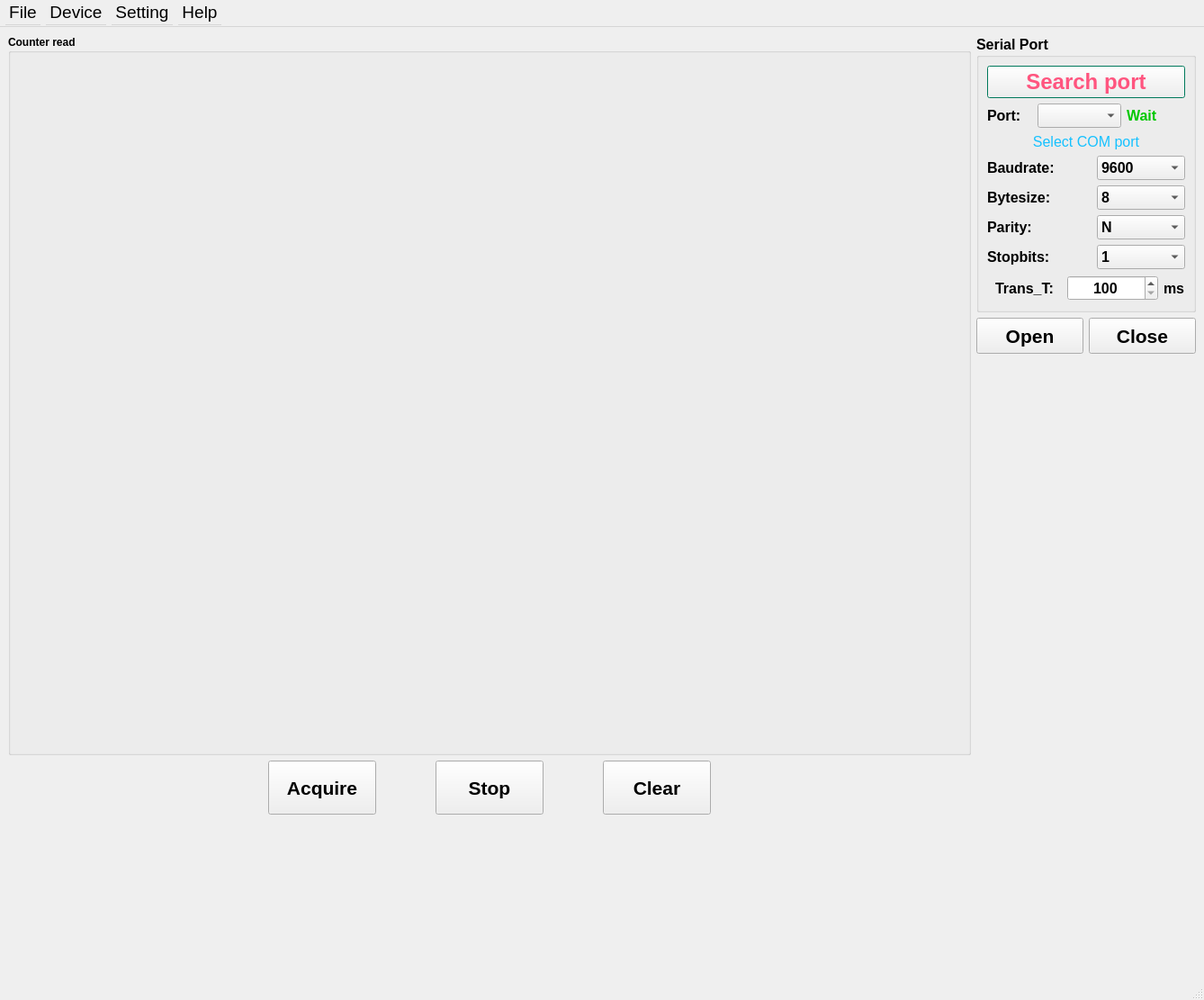
<?xml version="1.0" encoding="UTF-8"?>
<ui version="4.0">
 <class>MainWindow</class>
 <widget class="QMainWindow" name="MainWindow">
  <property name="geometry">
   <rect>
    <x>0</x>
    <y>0</y>
    <width>1338</width>
    <height>1111</height>
   </rect>
  </property>
  <property name="windowTitle">
   <string>MainWindow</string>
  </property>
  <widget class="QWidget" name="centralwidget">
   <layout class="QGridLayout" name="gridLayout_2">
    <item row="0" column="0">
     <layout class="QVBoxLayout" name="verticalLayout">
      <item>
       <widget class="QGroupBox" name="groupBox_2">
        <property name="sizePolicy">
         <sizepolicy hsizetype="Expanding" vsizetype="Fixed">
          <horstretch>0</horstretch>
          <verstretch>0</verstretch>
         </sizepolicy>
        </property>
        <property name="minimumSize">
         <size>
          <width>800</width>
          <height>800</height>
         </size>
        </property>
        <property name="font">
         <font>
          <family>Arial</family>
          <weight>75</weight>
          <bold>true</bold>
         </font>
        </property>
        <property name="title">
         <string>Counter read</string>
        </property>
       </widget>
      </item>
      <item>
       <layout class="QHBoxLayout" name="horizontalLayout_2">
        <item>
         <spacer name="horizontalSpacer_3">
          <property name="orientation">
           <enum>Qt::Horizontal</enum>
          </property>
          <property name="sizeHint" stdset="0">
           <size>
            <width>118</width>
            <height>20</height>
           </size>
          </property>
         </spacer>
        </item>
        <item>
         <layout class="QGridLayout" name="gridLayout">
          <item row="0" column="0">
           <widget class="QPushButton" name="pushButton">
            <property name="minimumSize">
             <size>
              <width>120</width>
              <height>60</height>
             </size>
            </property>
            <property name="font">
             <font>
              <family>Arial</family>
              <pointsize>16</pointsize>
              <weight>75</weight>
              <bold>true</bold>
             </font>
            </property>
            <property name="text">
             <string>Acquire</string>
            </property>
           </widget>
          </item>
          <item row="0" column="1">
           <spacer name="horizontalSpacer">
            <property name="orientation">
             <enum>Qt::Horizontal</enum>
            </property>
            <property name="sizeHint" stdset="0">
             <size>
              <width>60</width>
              <height>20</height>
             </size>
            </property>
           </spacer>
          </item>
          <item row="0" column="2">
           <widget class="QPushButton" name="pushButton_2">
            <property name="minimumSize">
             <size>
              <width>120</width>
              <height>60</height>
             </size>
            </property>
            <property name="font">
             <font>
              <family>Arial</family>
              <pointsize>16</pointsize>
              <weight>75</weight>
              <bold>true</bold>
             </font>
            </property>
            <property name="text">
             <string>Stop</string>
            </property>
           </widget>
          </item>
          <item row="0" column="3">
           <spacer name="horizontalSpacer_2">
            <property name="orientation">
             <enum>Qt::Horizontal</enum>
            </property>
            <property name="sizeHint" stdset="0">
             <size>
              <width>60</width>
              <height>20</height>
             </size>
            </property>
           </spacer>
          </item>
          <item row="0" column="4">
           <widget class="QPushButton" name="pushButton_3">
            <property name="minimumSize">
             <size>
              <width>120</width>
              <height>60</height>
             </size>
            </property>
            <property name="font">
             <font>
              <family>Arial</family>
              <pointsize>16</pointsize>
              <weight>75</weight>
              <bold>true</bold>
             </font>
            </property>
            <property name="text">
             <string>Clear</string>
            </property>
           </widget>
          </item>
         </layout>
        </item>
        <item>
         <spacer name="horizontalSpacer_4">
          <property name="orientation">
           <enum>Qt::Horizontal</enum>
          </property>
          <property name="sizeHint" stdset="0">
           <size>
            <width>168</width>
            <height>20</height>
           </size>
          </property>
         </spacer>
        </item>
       </layout>
      </item>
      <item>
       <spacer name="verticalSpacer">
        <property name="orientation">
         <enum>Qt::Vertical</enum>
        </property>
        <property name="sizeHint" stdset="0">
         <size>
          <width>20</width>
          <height>128</height>
         </size>
        </property>
       </spacer>
      </item>
     </layout>
    </item>
    <item row="0" column="1">
     <layout class="QGridLayout" name="gridLayout_6">
      <item row="1" column="0">
       <layout class="QHBoxLayout" name="horizontalLayout">
        <item>
         <widget class="QPushButton" name="open_port">
          <property name="minimumSize">
           <size>
            <width>100</width>
            <height>40</height>
           </size>
          </property>
          <property name="font">
           <font>
            <family>Arial</family>
            <pointsize>16</pointsize>
            <weight>75</weight>
            <bold>true</bold>
           </font>
          </property>
          <property name="text">
           <string>Open</string>
          </property>
         </widget>
        </item>
        <item>
         <widget class="QPushButton" name="close_port">
          <property name="minimumSize">
           <size>
            <width>100</width>
            <height>40</height>
           </size>
          </property>
          <property name="font">
           <font>
            <family>Arial</family>
            <pointsize>16</pointsize>
            <weight>75</weight>
            <bold>true</bold>
           </font>
          </property>
          <property name="text">
           <string>Close</string>
          </property>
         </widget>
        </item>
       </layout>
      </item>
      <item row="2" column="0">
       <spacer name="verticalSpacer_4">
        <property name="orientation">
         <enum>Qt::Vertical</enum>
        </property>
        <property name="sizeHint" stdset="0">
         <size>
          <width>20</width>
          <height>88</height>
         </size>
        </property>
       </spacer>
      </item>
      <item row="0" column="0">
       <widget class="QGroupBox" name="groupBox">
        <property name="sizePolicy">
         <sizepolicy hsizetype="Minimum" vsizetype="Preferred">
          <horstretch>0</horstretch>
          <verstretch>0</verstretch>
         </sizepolicy>
        </property>
        <property name="minimumSize">
         <size>
          <width>100</width>
          <height>300</height>
         </size>
        </property>
        <property name="font">
         <font>
          <family>Arial</family>
          <pointsize>12</pointsize>
          <weight>75</weight>
          <bold>true</bold>
         </font>
        </property>
        <property name="title">
         <string>Serial Port</string>
        </property>
        <layout class="QGridLayout" name="gridLayout_5">
         <item row="4" column="3" colspan="3">
          <widget class="QComboBox" name="bytesize">
           <item>
            <property name="text">
             <string>8</string>
            </property>
           </item>
           <item>
            <property name="text">
             <string>5</string>
            </property>
           </item>
           <item>
            <property name="text">
             <string>6</string>
            </property>
           </item>
           <item>
            <property name="text">
             <string>7</string>
            </property>
           </item>
          </widget>
         </item>
         <item row="0" column="0" colspan="6">
          <widget class="QPushButton" name="search_port">
           <property name="sizePolicy">
            <sizepolicy hsizetype="Preferred" vsizetype="Fixed">
             <horstretch>0</horstretch>
             <verstretch>0</verstretch>
            </sizepolicy>
           </property>
           <property name="minimumSize">
            <size>
             <width>200</width>
             <height>0</height>
            </size>
           </property>
           <property name="palette">
            <palette>
             <active>
              <colorrole role="ButtonText">
               <brush brushstyle="SolidPattern">
                <color alpha="255">
                 <red>255</red>
                 <green>85</green>
                 <blue>127</blue>
                </color>
               </brush>
              </colorrole>
              <colorrole role="Base">
               <brush brushstyle="SolidPattern">
                <color alpha="255">
                 <red>0</red>
                 <green>170</green>
                 <blue>255</blue>
                </color>
               </brush>
              </colorrole>
              <colorrole role="Window">
               <brush brushstyle="SolidPattern">
                <color alpha="255">
                 <red>0</red>
                 <green>170</green>
                 <blue>127</blue>
                </color>
               </brush>
              </colorrole>
              <colorrole role="PlaceholderText">
               <brush brushstyle="SolidPattern">
                <color alpha="128">
                 <red>255</red>
                 <green>85</green>
                 <blue>127</blue>
                </color>
               </brush>
              </colorrole>
             </active>
             <inactive>
              <colorrole role="ButtonText">
               <brush brushstyle="SolidPattern">
                <color alpha="255">
                 <red>255</red>
                 <green>85</green>
                 <blue>127</blue>
                </color>
               </brush>
              </colorrole>
              <colorrole role="Base">
               <brush brushstyle="SolidPattern">
                <color alpha="255">
                 <red>0</red>
                 <green>170</green>
                 <blue>255</blue>
                </color>
               </brush>
              </colorrole>
              <colorrole role="Window">
               <brush brushstyle="SolidPattern">
                <color alpha="255">
                 <red>0</red>
                 <green>170</green>
                 <blue>127</blue>
                </color>
               </brush>
              </colorrole>
              <colorrole role="PlaceholderText">
               <brush brushstyle="SolidPattern">
                <color alpha="128">
                 <red>255</red>
                 <green>85</green>
                 <blue>127</blue>
                </color>
               </brush>
              </colorrole>
             </inactive>
             <disabled>
              <colorrole role="ButtonText">
               <brush brushstyle="SolidPattern">
                <color alpha="255">
                 <red>170</red>
                 <green>255</green>
                 <blue>255</blue>
                </color>
               </brush>
              </colorrole>
              <colorrole role="Base">
               <brush brushstyle="SolidPattern">
                <color alpha="255">
                 <red>240</red>
                 <green>240</green>
                 <blue>240</blue>
                </color>
               </brush>
              </colorrole>
              <colorrole role="Window">
               <brush brushstyle="SolidPattern">
                <color alpha="255">
                 <red>0</red>
                 <green>170</green>
                 <blue>127</blue>
                </color>
               </brush>
              </colorrole>
              <colorrole role="PlaceholderText">
               <brush brushstyle="SolidPattern">
                <color alpha="128">
                 <red>0</red>
                 <green>0</green>
                 <blue>0</blue>
                </color>
               </brush>
              </colorrole>
             </disabled>
            </palette>
           </property>
           <property name="font">
            <font>
             <family>Arial</family>
             <pointsize>18</pointsize>
             <weight>75</weight>
             <bold>true</bold>
            </font>
           </property>
           <property name="text">
            <string>Search port</string>
           </property>
          </widget>
         </item>
         <item row="3" column="3" colspan="3">
          <widget class="QComboBox" name="baudrate">
           <item>
            <property name="text">
             <string>9600</string>
            </property>
           </item>
           <item>
            <property name="text">
             <string>2400</string>
            </property>
           </item>
           <item>
            <property name="text">
             <string>4800</string>
            </property>
           </item>
           <item>
            <property name="text">
             <string>14400</string>
            </property>
           </item>
           <item>
            <property name="text">
             <string>19200</string>
            </property>
           </item>
           <item>
            <property name="text">
             <string>38400</string>
            </property>
           </item>
           <item>
            <property name="text">
             <string>57600</string>
            </property>
           </item>
           <item>
            <property name="text">
             <string>76800</string>
            </property>
           </item>
           <item>
            <property name="text">
             <string>12800</string>
            </property>
           </item>
           <item>
            <property name="text">
             <string>115200</string>
            </property>
           </item>
          </widget>
         </item>
         <item row="7" column="5">
          <widget class="QLabel" name="label_8">
           <property name="text">
            <string>ms</string>
           </property>
          </widget>
         </item>
         <item row="4" column="0" colspan="2">
          <widget class="QLabel" name="label_3">
           <property name="text">
            <string>Bytesize:</string>
           </property>
          </widget>
         </item>
         <item row="1" column="0">
          <widget class="QLabel" name="label">
           <property name="sizePolicy">
            <sizepolicy hsizetype="Minimum" vsizetype="Fixed">
             <horstretch>0</horstretch>
             <verstretch>0</verstretch>
            </sizepolicy>
           </property>
           <property name="minimumSize">
            <size>
             <width>50</width>
             <height>0</height>
            </size>
           </property>
           <property name="text">
            <string>Port:</string>
           </property>
           <property name="alignment">
            <set>Qt::AlignLeading|Qt::AlignLeft|Qt::AlignVCenter</set>
           </property>
          </widget>
         </item>
         <item row="2" column="0" colspan="6">
          <widget class="QLabel" name="COM_info">
           <property name="sizePolicy">
            <sizepolicy hsizetype="Expanding" vsizetype="Preferred">
             <horstretch>0</horstretch>
             <verstretch>0</verstretch>
            </sizepolicy>
           </property>
           <property name="palette">
            <palette>
             <active>
              <colorrole role="WindowText">
               <brush brushstyle="SolidPattern">
                <color alpha="255">
                 <red>21</red>
                 <green>193</green>
                 <blue>255</blue>
                </color>
               </brush>
              </colorrole>
              <colorrole role="ButtonText">
               <brush brushstyle="SolidPattern">
                <color alpha="255">
                 <red>170</red>
                 <green>255</green>
                 <blue>255</blue>
                </color>
               </brush>
              </colorrole>
              <colorrole role="PlaceholderText">
               <brush brushstyle="SolidPattern">
                <color alpha="128">
                 <red>0</red>
                 <green>0</green>
                 <blue>0</blue>
                </color>
               </brush>
              </colorrole>
             </active>
             <inactive>
              <colorrole role="WindowText">
               <brush brushstyle="SolidPattern">
                <color alpha="255">
                 <red>21</red>
                 <green>193</green>
                 <blue>255</blue>
                </color>
               </brush>
              </colorrole>
              <colorrole role="ButtonText">
               <brush brushstyle="SolidPattern">
                <color alpha="255">
                 <red>170</red>
                 <green>255</green>
                 <blue>255</blue>
                </color>
               </brush>
              </colorrole>
              <colorrole role="PlaceholderText">
               <brush brushstyle="SolidPattern">
                <color alpha="128">
                 <red>0</red>
                 <green>0</green>
                 <blue>0</blue>
                </color>
               </brush>
              </colorrole>
             </inactive>
             <disabled>
              <colorrole role="WindowText">
               <brush brushstyle="SolidPattern">
                <color alpha="255">
                 <red>120</red>
                 <green>120</green>
                 <blue>120</blue>
                </color>
               </brush>
              </colorrole>
              <colorrole role="ButtonText">
               <brush brushstyle="SolidPattern">
                <color alpha="255">
                 <red>120</red>
                 <green>120</green>
                 <blue>120</blue>
                </color>
               </brush>
              </colorrole>
              <colorrole role="PlaceholderText">
               <brush brushstyle="SolidPattern">
                <color alpha="128">
                 <red>0</red>
                 <green>0</green>
                 <blue>0</blue>
                </color>
               </brush>
              </colorrole>
             </disabled>
            </palette>
           </property>
           <property name="font">
            <font>
             <family>Arial</family>
             <pointsize>12</pointsize>
             <weight>50</weight>
             <bold>false</bold>
            </font>
           </property>
           <property name="text">
            <string>Select COM port</string>
           </property>
           <property name="alignment">
            <set>Qt::AlignCenter</set>
           </property>
          </widget>
         </item>
         <item row="5" column="0">
          <widget class="QLabel" name="label_4">
           <property name="minimumSize">
            <size>
             <width>50</width>
             <height>0</height>
            </size>
           </property>
           <property name="text">
            <string>Parity:</string>
           </property>
          </widget>
         </item>
         <item row="1" column="1" colspan="3">
          <widget class="QComboBox" name="COM_port">
           <property name="sizePolicy">
            <sizepolicy hsizetype="Fixed" vsizetype="Fixed">
             <horstretch>0</horstretch>
             <verstretch>0</verstretch>
            </sizepolicy>
           </property>
           <property name="minimumSize">
            <size>
             <width>80</width>
             <height>0</height>
            </size>
           </property>
          </widget>
         </item>
         <item row="3" column="0" colspan="2">
          <widget class="QLabel" name="label_2">
           <property name="text">
            <string>Baudrate:</string>
           </property>
           <property name="alignment">
            <set>Qt::AlignLeading|Qt::AlignLeft|Qt::AlignVCenter</set>
           </property>
          </widget>
         </item>
         <item row="7" column="0" colspan="2">
          <widget class="QLabel" name="label_7">
           <property name="sizePolicy">
            <sizepolicy hsizetype="Minimum" vsizetype="Minimum">
             <horstretch>0</horstretch>
             <verstretch>0</verstretch>
            </sizepolicy>
           </property>
           <property name="minimumSize">
            <size>
             <width>30</width>
             <height>30</height>
            </size>
           </property>
           <property name="text">
            <string>Trans_T:</string>
           </property>
           <property name="alignment">
            <set>Qt::AlignCenter</set>
           </property>
          </widget>
         </item>
         <item row="6" column="3" colspan="3">
          <widget class="QComboBox" name="stopbits">
           <item>
            <property name="text">
             <string>1</string>
            </property>
           </item>
           <item>
            <property name="text">
             <string>1.5</string>
            </property>
           </item>
           <item>
            <property name="text">
             <string>2</string>
            </property>
           </item>
          </widget>
         </item>
         <item row="1" column="4">
          <widget class="QLabel" name="COM_status">
           <property name="palette">
            <palette>
             <active>
              <colorrole role="WindowText">
               <brush brushstyle="SolidPattern">
                <color alpha="255">
                 <red>0</red>
                 <green>200</green>
                 <blue>0</blue>
                </color>
               </brush>
              </colorrole>
              <colorrole role="Text">
               <brush brushstyle="SolidPattern">
                <color alpha="255">
                 <red>85</red>
                 <green>255</green>
                 <blue>0</blue>
                </color>
               </brush>
              </colorrole>
              <colorrole role="PlaceholderText">
               <brush brushstyle="SolidPattern">
                <color alpha="128">
                 <red>85</red>
                 <green>255</green>
                 <blue>0</blue>
                </color>
               </brush>
              </colorrole>
             </active>
             <inactive>
              <colorrole role="WindowText">
               <brush brushstyle="SolidPattern">
                <color alpha="255">
                 <red>0</red>
                 <green>200</green>
                 <blue>0</blue>
                </color>
               </brush>
              </colorrole>
              <colorrole role="Text">
               <brush brushstyle="SolidPattern">
                <color alpha="255">
                 <red>85</red>
                 <green>255</green>
                 <blue>0</blue>
                </color>
               </brush>
              </colorrole>
              <colorrole role="PlaceholderText">
               <brush brushstyle="SolidPattern">
                <color alpha="128">
                 <red>85</red>
                 <green>255</green>
                 <blue>0</blue>
                </color>
               </brush>
              </colorrole>
             </inactive>
             <disabled>
              <colorrole role="WindowText">
               <brush brushstyle="SolidPattern">
                <color alpha="255">
                 <red>120</red>
                 <green>120</green>
                 <blue>120</blue>
                </color>
               </brush>
              </colorrole>
              <colorrole role="Text">
               <brush brushstyle="SolidPattern">
                <color alpha="255">
                 <red>120</red>
                 <green>120</green>
                 <blue>120</blue>
                </color>
               </brush>
              </colorrole>
              <colorrole role="PlaceholderText">
               <brush brushstyle="SolidPattern">
                <color alpha="128">
                 <red>0</red>
                 <green>0</green>
                 <blue>0</blue>
                </color>
               </brush>
              </colorrole>
             </disabled>
            </palette>
           </property>
           <property name="text">
            <string>Wait</string>
           </property>
          </widget>
         </item>
         <item row="6" column="0" colspan="2">
          <widget class="QLabel" name="label_6">
           <property name="text">
            <string>Stopbits:</string>
           </property>
          </widget>
         </item>
         <item row="7" column="2" colspan="3">
          <widget class="QSpinBox" name="transmit_time">
           <property name="alignment">
            <set>Qt::AlignCenter</set>
           </property>
           <property name="minimum">
            <number>100</number>
           </property>
           <property name="maximum">
            <number>10000</number>
           </property>
           <property name="singleStep">
            <number>100</number>
           </property>
          </widget>
         </item>
         <item row="5" column="3" colspan="3">
          <widget class="QComboBox" name="parity">
           <item>
            <property name="text">
             <string>N</string>
            </property>
           </item>
           <item>
            <property name="text">
             <string>E</string>
            </property>
           </item>
           <item>
            <property name="text">
             <string>O</string>
            </property>
           </item>
           <item>
            <property name="text">
             <string>M</string>
            </property>
           </item>
           <item>
            <property name="text">
             <string>S</string>
            </property>
           </item>
          </widget>
         </item>
        </layout>
       </widget>
      </item>
     </layout>
    </item>
   </layout>
  </widget>
  <widget class="QMenuBar" name="menubar">
   <property name="geometry">
    <rect>
     <x>0</x>
     <y>0</y>
     <width>1338</width>
     <height>30</height>
    </rect>
   </property>
   <property name="sizePolicy">
    <sizepolicy hsizetype="MinimumExpanding" vsizetype="MinimumExpanding">
     <horstretch>0</horstretch>
     <verstretch>0</verstretch>
    </sizepolicy>
   </property>
   <property name="minimumSize">
    <size>
     <width>0</width>
     <height>30</height>
    </size>
   </property>
   <property name="font">
    <font>
     <family>Arial</family>
     <pointsize>14</pointsize>
     <weight>50</weight>
     <italic>false</italic>
     <bold>false</bold>
     <kerning>true</kerning>
    </font>
   </property>
   <property name="layoutDirection">
    <enum>Qt::LeftToRight</enum>
   </property>
   <widget class="QMenu" name="menuFile">
    <property name="geometry">
     <rect>
      <x>495</x>
      <y>404</y>
      <width>200</width>
      <height>100</height>
     </rect>
    </property>
    <property name="sizePolicy">
     <sizepolicy hsizetype="Expanding" vsizetype="Expanding">
      <horstretch>0</horstretch>
      <verstretch>0</verstretch>
     </sizepolicy>
    </property>
    <property name="minimumSize">
     <size>
      <width>200</width>
      <height>100</height>
     </size>
    </property>
    <property name="font">
     <font>
      <pointsize>12</pointsize>
      <weight>75</weight>
      <bold>true</bold>
     </font>
    </property>
    <property name="title">
     <string>File</string>
    </property>
    <addaction name="actionopen_file"/>
   </widget>
   <widget class="QMenu" name="menuDevice">
    <property name="geometry">
     <rect>
      <x>530</x>
      <y>404</y>
      <width>151</width>
      <height>84</height>
     </rect>
    </property>
    <property name="font">
     <font>
      <pointsize>12</pointsize>
      <weight>75</weight>
      <bold>true</bold>
     </font>
    </property>
    <property name="title">
     <string>Device</string>
    </property>
    <addaction name="actionFind_device"/>
   </widget>
   <widget class="QMenu" name="menuSetting">
    <property name="geometry">
     <rect>
      <x>584</x>
      <y>404</y>
      <width>140</width>
      <height>58</height>
     </rect>
    </property>
    <property name="font">
     <font>
      <pointsize>12</pointsize>
      <weight>75</weight>
      <bold>true</bold>
     </font>
    </property>
    <property name="title">
     <string>Setting</string>
    </property>
   </widget>
   <widget class="QMenu" name="menuHelp">
    <property name="geometry">
     <rect>
      <x>640</x>
      <y>404</y>
      <width>140</width>
      <height>84</height>
     </rect>
    </property>
    <property name="font">
     <font>
      <pointsize>12</pointsize>
      <weight>75</weight>
      <bold>true</bold>
     </font>
    </property>
    <property name="title">
     <string>Help</string>
    </property>
    <addaction name="actionAbout"/>
   </widget>
   <addaction name="menuFile"/>
   <addaction name="menuDevice"/>
   <addaction name="menuSetting"/>
   <addaction name="menuHelp"/>
  </widget>
  <widget class="QStatusBar" name="statusbar">
   <property name="sizePolicy">
    <sizepolicy hsizetype="Preferred" vsizetype="Preferred">
     <horstretch>0</horstretch>
     <verstretch>0</verstretch>
    </sizepolicy>
   </property>
   <property name="minimumSize">
    <size>
     <width>0</width>
     <height>0</height>
    </size>
   </property>
  </widget>
  <action name="actionfind_device">
   <property name="text">
    <string>find device</string>
   </property>
  </action>
  <action name="actionopen_file">
   <property name="text">
    <string>Open file</string>
   </property>
  </action>
  <action name="actionFind_device">
   <property name="text">
    <string>Find device</string>
   </property>
  </action>
  <action name="actionAbout">
   <property name="text">
    <string>About</string>
   </property>
  </action>
 </widget>
 <resources/>
 <connections/>
</ui>
